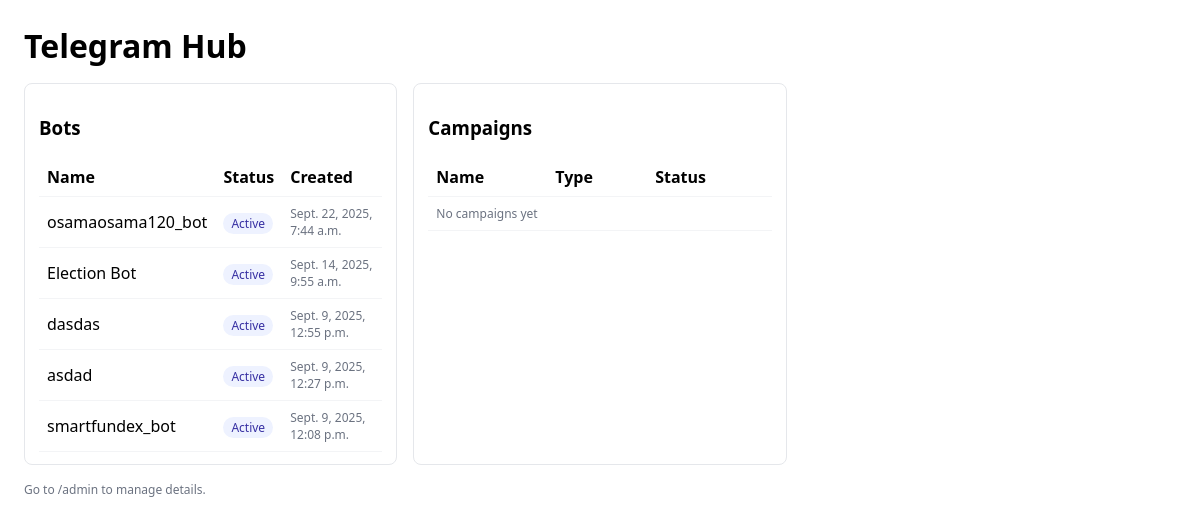
The page /hub/ on the database its author committed.
### hub/models.py (models this page shows, shortened)
class Bot(models.Model):
    name = models.CharField(max_length=150)
    token = models.CharField(max_length=200, unique=True)
    is_active = models.BooleanField(default=False)
    created_at = models.DateTimeField(auto_now_add=True)
    admin_chat_id = models.BigIntegerField(blank=True, null=True)
    description = models.TextField(blank=True, null=True)
    image_url = models.URLField(blank=True, null=True)
    bot_link = models.URLField(blank=True, null=True, help_text="Direct link to the Telegram bot (e.g., https://t.me/your_bot)")

### hub/views.py (the view)
# urls.py: path('', dashboard, name='hub_dashboard'),
def dashboard(request: HttpRequest) -> HttpResponse:
    bots = Bot.objects.order_by('-created_at')[:50]
    campaigns = Campaign.objects.order_by('-created_at')[:50]
    context = {
        'bots': bots,
        'campaigns': campaigns,
    }
    return render(request, 'hub/dashboard.html', context)

### hub/templates/hub/dashboard.html (shortened to what this page needs)
<!DOCTYPE html>
<html>
<head>
</head>
<body>
    <h1>Telegram Hub</h1>
    <div class="grid">
        <div class="card">
            <h3>Bots</h3>
            <table>
                <thead>
                    <tr>
                        <th>Name</th>
                        <th>Status</th>
                        <th>Created</th>
                    </tr>
                </thead>
                <tbody>
                    {% for bot in bots %}
                    <tr>
                        <td>{{ bot.name }}</td>
                        <td>
                            {% if bot.is_active %}
                                <span class="pill">Active</span>
                            {% else %}
                                <span class="pill red">Stopped</span>
                            {% endif %}
                        </td>
                        <td class="muted">{{ bot.created_at }}</td>
                    </tr>
                    {% empty %}
                    <tr><td colspan="3" class="muted">No bots yet</td></tr>
                    {% endfor %}
                </tbody>
            </table>
        </div>
        <div class="card">
            <h3>Campaigns</h3>
            <table>
                <thead>
                    <tr>
                        <th>Name</th>
                        <th>Type</th>
                        <th>Status</th>
                    </tr>
                </thead>
                <tbody>
                    {% for c in campaigns %}
                    <tr>
                        <td>{{ c.name }}</td>
                        <td class="muted">{{ c.get_campaign_type_display }}</td>
                        <td>{{ c.get_status_display }}</td>
                    </tr>
                    {% empty %}
                    <tr><td colspan="3" class="muted">No campaigns yet</td></tr>
                    {% endfor %}
                </tbody>
            </table>
        </div>
    </div>
    <p class="muted" style="margin-top:16px">Go to /admin to manage details.</p>
</body>
</html>

### hub/templates/hub/dashboard.html (style rules this page uses)
body { font-family: system-ui, -apple-system, Segoe UI, Roboto, sans-serif; margin: 24px; }
h1 { margin-bottom: 16px; }
.grid { display: grid; grid-template-columns: repeat(auto-fill, minmax(320px, 1fr)); gap: 16px; }
.card { border: 1px solid #e5e7eb; border-radius: 8px; padding: 12px 14px; }
.muted { color: #6b7280; font-size: 12px; }
table { width: 100%; border-collapse: collapse; }
th, td { text-align: left; padding: 8px; border-bottom: 1px solid #f3f4f6; }
.pill { padding: 2px 8px; border-radius: 12px; font-size: 12px; background: #eef2ff; color: #3730a3; }

### rows shown on the page
Bot: name "osamaosama120_bot", is_active "Active", created_at "Sept. 22, 2025, 7:44 a.m."
Bot: name "Election Bot", is_active "Active", created_at "Sept. 14, 2025, 9:55 a.m."
Bot: name "dasdas", is_active "Active", created_at "Sept. 9, 2025, 12:55 p.m."
Bot: name "asdad", is_active "Active", created_at "Sept. 9, 2025, 12:27 p.m."
Bot: name "smartfundex_bot", is_active "Active", created_at "Sept. 9, 2025, 12:08 p.m."
